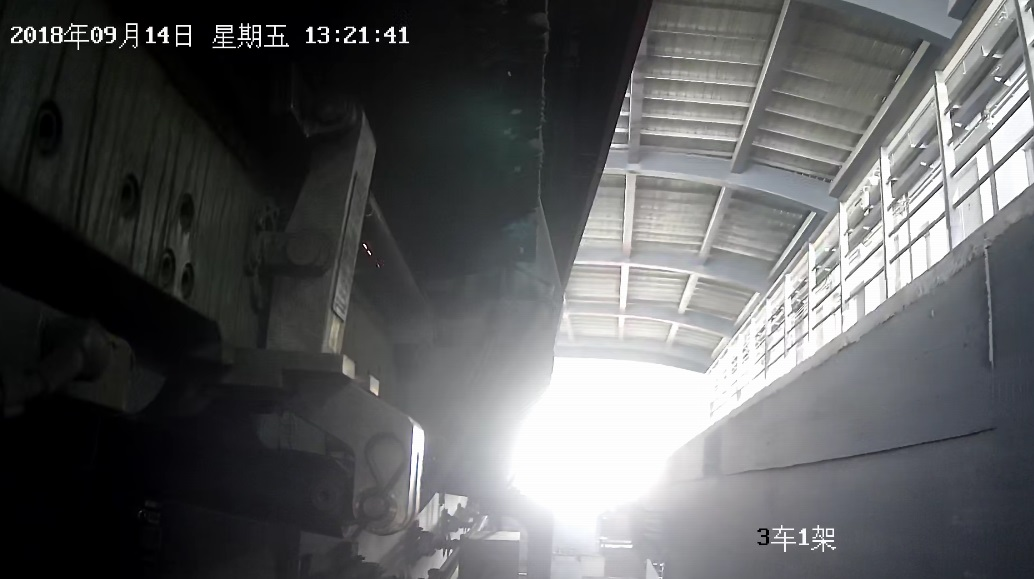
#> input picture fire2.jpg, 1034 x 579 px
$ python blobTest.py   (older library calls are emulated)
#> lines starting #> are read from the running program, lines starting #| are printed output that depends on the picture
# Standard imports
import cv2
import numpy as np
# Setup SimpleBlobDetector parameters.
params = cv2.SimpleBlobDetector_Params()
params.blobColor=255
# Change thresholds
params.minThreshold = 60
params.maxThreshold = 100
# Filter by Area.
params.filterByArea = True
params.minArea = 2
params.maxArea=200
# Filter by Circularity
params.filterByCircularity = True
params.minCircularity = 0.1
# Filter by Convexity
params.filterByConvexity = True
params.minConvexity = 0.87
# Filter by Inertia
params.filterByInertia = True
params.minInertiaRatio = 0.01
# Create a detector with the parameters
ver = (cv2.__version__).split('.')
#if int(ver[0]) < 3 :
#    detector = cv2.SimpleBlobDetector(params)
#else :
detector = cv2.SimpleBlobDetector_create(params)

# Read image
im = cv2.imread("fire2.jpg", 0)
#> im: shape (579, 1034); min 0, max 255, mean 92.4
#im = cv2.imread("6869.jpg", 0)
roi = im[100:1720, 0:1080]
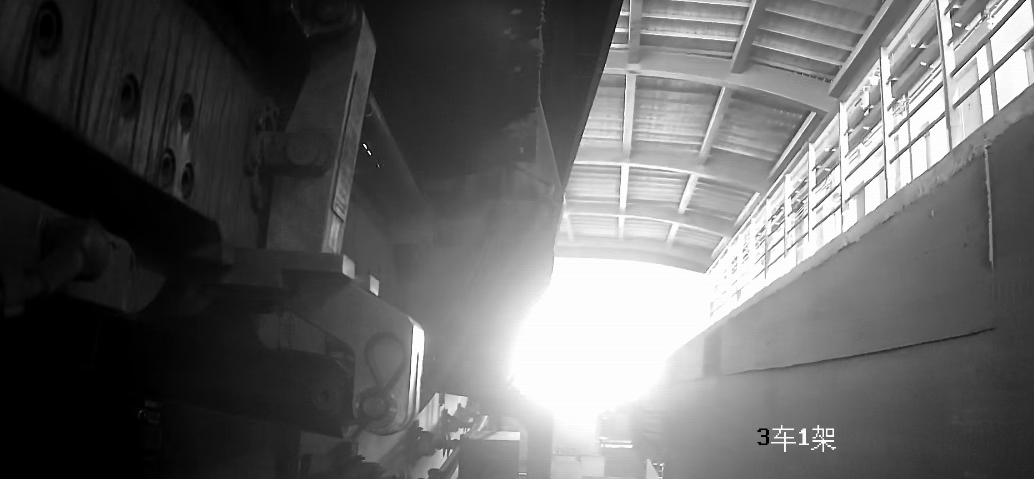
#> roi: shape (479, 1034); min 0, max 255, mean 99.6

# Set up the detector with default parameters.
#detector = cv2.SimpleBlobDetector()
# Detect blobs.
keypoints = detector.detect(roi)
#> keypoints = 1 keypoints; (x, y, size): (366, 147, 3.5)
# Draw detected blobs as red circles.
# cv2.DRAW_MATCHES_FLAGS_DRAW_RICH_KEYPOINTS ensures the size of the circle corresponds to the size of blob
im_with_keypoints = cv2.drawKeypoints(roi, keypoints, np.array([]), (0,0,255), cv2.DRAW_MATCHES_FLAGS_DRAW_RICH_KEYPOINTS)

#im[100:1820, 0:1080] = cv2.bitwise_and(im_with_keypoints,im,)
# Show keypoint
cv2.imshow("Keypoints", im_with_keypoints)
cv2.waitKey(0)

$ run again, with 6869.jpg copied over fire2.jpg
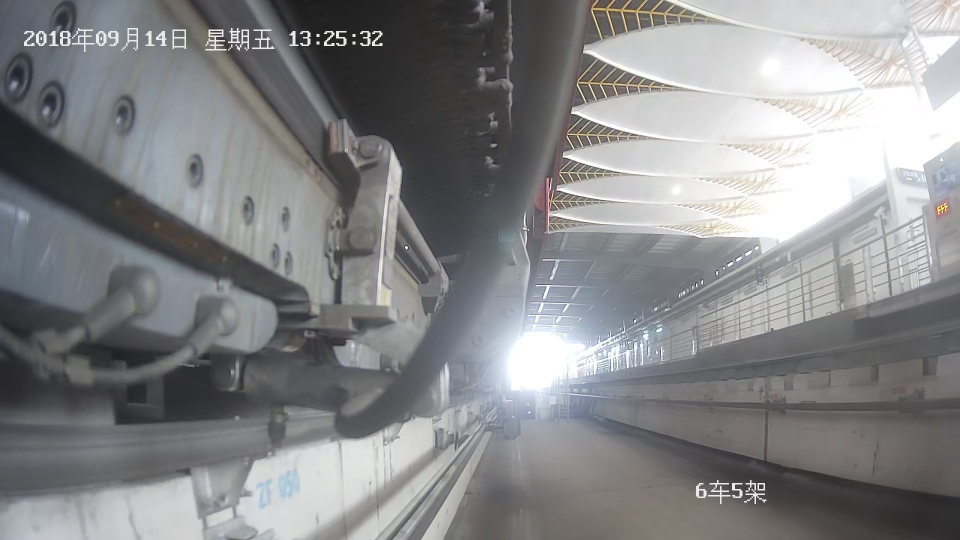
#> input picture 6869.jpg, 1920 x 1080 px (shown at 1/2 size)
#> `roi = im[100:1720, 0:1080]`:
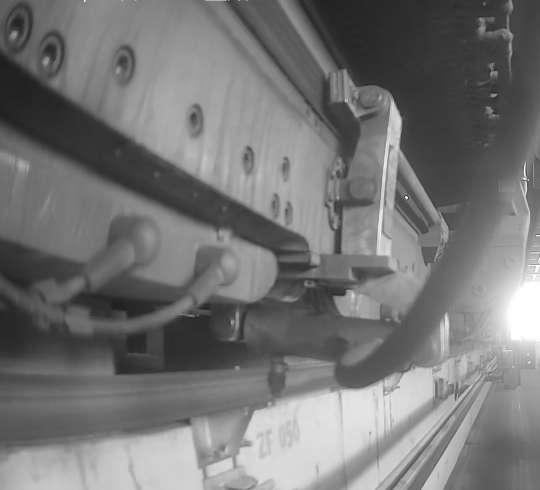
#> roi: shape (980, 1080) (shown at 1/2 size); min 5, max 255, mean 117.3
#> keypoints = 7 keypoints; (x, y, size): (236, 306, 13.5), (390, 389, 13.1), (986, 190, 11), (313, 349, 8.2), (449, 416, 8.1), (968, 7, 5.4), (395, 631, 3.4)
